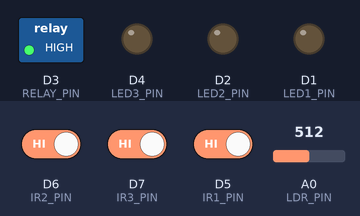
The sketch below on a simulated ESP8266 (NodeMCU). Parts: switched loads named in the sketch (green lamp = pin HIGH), output pins drawn as LEDs (lit = HIGH). Inputs (shaded band) come from the test bench; at power-on: D6 (IR2_PIN) HIGH, D7 (IR3_PIN) HIGH, D5 (IR1_PIN) HIGH, A0 (LDR_PIN) = 512. WiFi joins after 1.5 s; servers stay silent unless stated; what the sketch prints to the serial monitor is not drawn.

Above: at 2.7 s.
2.8 s: D6 (IR2_PIN) driven LOW
At 3.5 s:
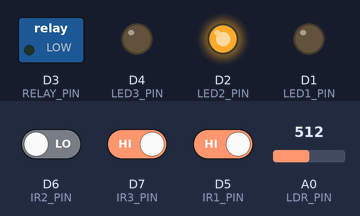
4.3 s: D7 (IR3_PIN) driven LOW
At 5.5 s:
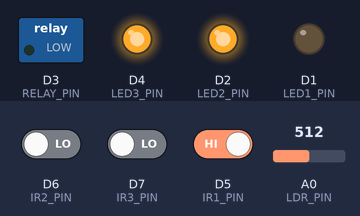
5.8 s: D5 (IR1_PIN) driven LOW
At 7.0 s:
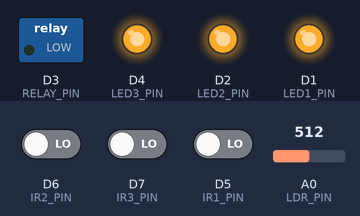
8.8 s: A0 (LDR_PIN) set to 311
10.8 s: A0 (LDR_PIN) set to 282
At 12.1 s:
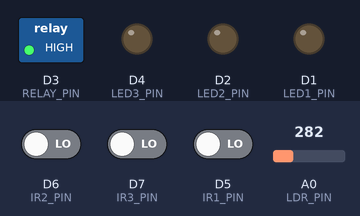
13.8 s: A0 (LDR_PIN) set to 306
At 15.3 s:
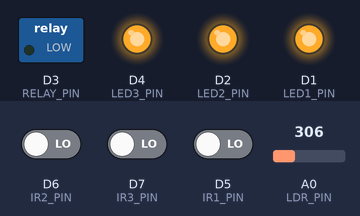
Timing chart, 0 to 16.3 s (numbered marks = the images above; inputs shaded):
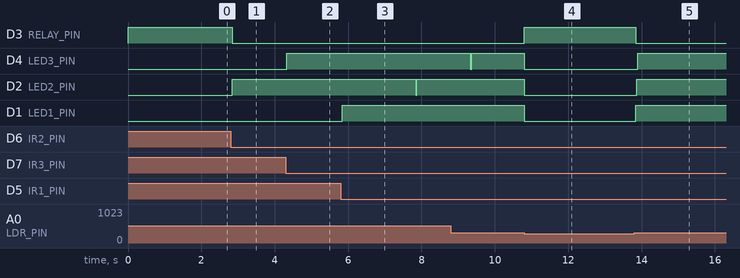

Measured:
- the behaviour switches between 300 and 299 on A0 (LDR_PIN) (found by bisection; images 3 and 4)
- after the input at 2.8 s, D3 (RELAY_PIN): HIGH → LOW at once; D2 (LED2_PIN): LOW → HIGH at once
- after the input at 4.3 s, D4 (LED3_PIN): LOW → HIGH at once
- after the input at 5.8 s, D1 (LED1_PIN): LOW → HIGH at once
- after the input at 10.8 s, D3 (RELAY_PIN): LOW → HIGH at once; D4 (LED3_PIN): HIGH → LOW at once; D1 (LED1_PIN): goes on until 10.8 s, then stays LOW
- after the input at 13.8 s, D3 (RELAY_PIN): HIGH → LOW at once; D4 (LED3_PIN): LOW → HIGH after 0.10 s; D2 (LED2_PIN): LOW → HIGH after 0.07 s; D1 (LED1_PIN): LOW → HIGH at once

The sketch:

smart_street_light_iot.ino
```cpp
#include <ESP8266WiFi.h>
#include <ThingSpeak.h>

// =====================================
// WiFi Credentials
// =====================================

const char* ssid = "Your WIFI SSID";
const char* password = "Your WIFI Password";

// =====================================
// ThingSpeak Details
// =====================================

unsigned long channelNumber = 1234567; // Replace with Your ThingSpeak Channel Number

const char* writeAPIKey = "Your ThingSpeak API Key";

WiFiClient client;

// =====================================
// Pin Definitions
// =====================================

// LDR
#define LDR_PIN A0

// IR Sensors
#define IR1_PIN D5
#define IR2_PIN D6
#define IR3_PIN D7

// LEDs
#define LED1_PIN D1
#define LED2_PIN D2
#define LED3_PIN D4

// Relay
#define RELAY_PIN D3

// =====================================
// Settings
// =====================================

#define LDR_THRESHOLD 300
#define LED_ON_TIME 5000

// =====================================
// Variables
// =====================================

unsigned long led1Start = 0;
unsigned long led2Start = 0;
unsigned long led3Start = 0;

bool led1State = false;
bool led2State = false;
bool led3State = false;

// ThingSpeak Timer
unsigned long lastUpdate = 0;

// =====================================
// SETUP
// =====================================

void setup() {

  Serial.begin(115200);

  // IR Sensors
  pinMode(IR1_PIN, INPUT_PULLUP);
  pinMode(IR2_PIN, INPUT_PULLUP);
  pinMode(IR3_PIN, INPUT_PULLUP);

  // LEDs
  pinMode(LED1_PIN, OUTPUT);
  pinMode(LED2_PIN, OUTPUT);
  pinMode(LED3_PIN, OUTPUT);

  // Relay
  pinMode(RELAY_PIN, OUTPUT);

  // Initial State
  digitalWrite(LED1_PIN, LOW);
  digitalWrite(LED2_PIN, LOW);
  digitalWrite(LED3_PIN, LOW);

  // Relay OFF
  digitalWrite(RELAY_PIN, HIGH);

  // =====================================
  // WiFi Connect
  // =====================================

  WiFi.begin(ssid, password);

  Serial.print("Connecting WiFi");

  while (WiFi.status() != WL_CONNECTED) {

    delay(500);
    Serial.print(".");
  }

  Serial.println("\nWiFi Connected");

  // =====================================
  // ThingSpeak Start
  // =====================================

  ThingSpeak.begin(client);

  Serial.println("ThingSpeak Connected");
}

// =====================================
// LOOP
// =====================================

void loop() {

  // Read LDR
  int ldrValue = analogRead(LDR_PIN);

  // Read IR Sensors
  int ir1 = digitalRead(IR1_PIN);
  int ir2 = digitalRead(IR2_PIN);
  int ir3 = digitalRead(IR3_PIN);

  // =====================================
  // Serial Monitor
  // =====================================

  Serial.print("LDR: ");
  Serial.print(ldrValue);

  Serial.print(" | IR1: ");
  Serial.print(ir1);

  Serial.print(" | IR2: ");
  Serial.print(ir2);

  Serial.print(" | IR3: ");
  Serial.println(ir3);

  // =====================================
  // DAY MODE
  // =====================================

  if (ldrValue < LDR_THRESHOLD) {

    digitalWrite(LED1_PIN, LOW);
    digitalWrite(LED2_PIN, LOW);
    digitalWrite(LED3_PIN, LOW);

    digitalWrite(RELAY_PIN, HIGH);

    led1State = false;
    led2State = false;
    led3State = false;
  }

  // =====================================
  // NIGHT MODE
  // =====================================

  else {

    // IR1 Detection
    if (ir1 == LOW && !led1State) {

      delay(30);

      if (digitalRead(IR1_PIN) == LOW) {

        digitalWrite(LED1_PIN, HIGH);

        digitalWrite(RELAY_PIN, LOW);

        led1State = true;

        led1Start = millis();
      }
    }

    // IR2 Detection
    if (ir2 == LOW && !led2State) {

      delay(30);

      if (digitalRead(IR2_PIN) == LOW) {

        digitalWrite(LED2_PIN, HIGH);

        digitalWrite(RELAY_PIN, LOW);

        led2State = true;

        led2Start = millis();
      }
    }

    // IR3 Detection
    if (ir3 == LOW && !led3State) {

      delay(30);

      if (digitalRead(IR3_PIN) == LOW) {

        digitalWrite(LED3_PIN, HIGH);

        digitalWrite(RELAY_PIN, LOW);

        led3State = true;

        led3Start = millis();
      }
    }

    // =====================================
    // LED OFF TIMER
    // =====================================

    if (led1State && millis() - led1Start >= LED_ON_TIME) {

      digitalWrite(LED1_PIN, LOW);

      led1State = false;
    }

    if (led2State && millis() - led2Start >= LED_ON_TIME) {

      digitalWrite(LED2_PIN, LOW);

      led2State = false;
    }

    if (led3State && millis() - led3Start >= LED_ON_TIME) {

      digitalWrite(LED3_PIN, LOW);

      led3State = false;
    }

    // Relay OFF if all LEDs OFF

    if (!led1State &&
        !led2State &&
        !led3State) {

      digitalWrite(RELAY_PIN, HIGH);
    }
  }

  // =====================================
  // SEND DATA TO THINGSPEAK
  // EVERY 20 SECONDS
  // =====================================

  if (millis() - lastUpdate >= 20000) {

    ThingSpeak.setField(1, ldrValue);
    ThingSpeak.setField(2, ir1);
    ThingSpeak.setField(3, ir2);
    ThingSpeak.setField(4, ir3);

    int response = ThingSpeak.writeFields(channelNumber, writeAPIKey);

    if (response == 200) {

      Serial.println("Data Sent Successfully");
    }

    else {

      Serial.print("ThingSpeak Error: ");
      Serial.println(response);
    }

    lastUpdate = millis();
  }
}
```
